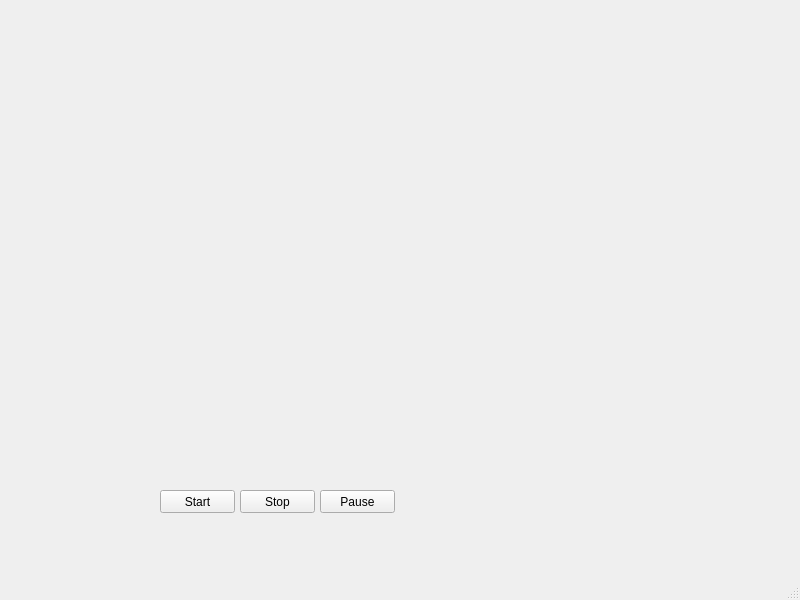
<?xml version="1.0" encoding="UTF-8"?>
<ui version="4.0">
 <class>MainWindow</class>
 <widget class="QMainWindow" name="MainWindow">
  <property name="geometry">
   <rect>
    <x>0</x>
    <y>0</y>
    <width>800</width>
    <height>600</height>
   </rect>
  </property>
  <property name="windowTitle">
   <string>MainWindow</string>
  </property>
  <widget class="QWidget" name="centralwidget">
   <widget class="QPushButton" name="pushButton">
    <property name="geometry">
     <rect>
      <x>160</x>
      <y>490</y>
      <width>75</width>
      <height>23</height>
     </rect>
    </property>
    <property name="text">
     <string>Start</string>
    </property>
   </widget>
   <widget class="QPushButton" name="stopButton">
    <property name="geometry">
     <rect>
      <x>240</x>
      <y>490</y>
      <width>75</width>
      <height>23</height>
     </rect>
    </property>
    <property name="text">
     <string>Stop</string>
    </property>
   </widget>
   <widget class="QPushButton" name="pauseButton">
    <property name="geometry">
     <rect>
      <x>320</x>
      <y>490</y>
      <width>75</width>
      <height>23</height>
     </rect>
    </property>
    <property name="text">
     <string>Pause</string>
    </property>
   </widget>
  </widget>
  <widget class="QMenuBar" name="menubar">
   <property name="geometry">
    <rect>
     <x>0</x>
     <y>0</y>
     <width>800</width>
     <height>21</height>
    </rect>
   </property>
  </widget>
  <widget class="QStatusBar" name="statusbar"/>
 </widget>
 <resources/>
 <connections/>
</ui>
